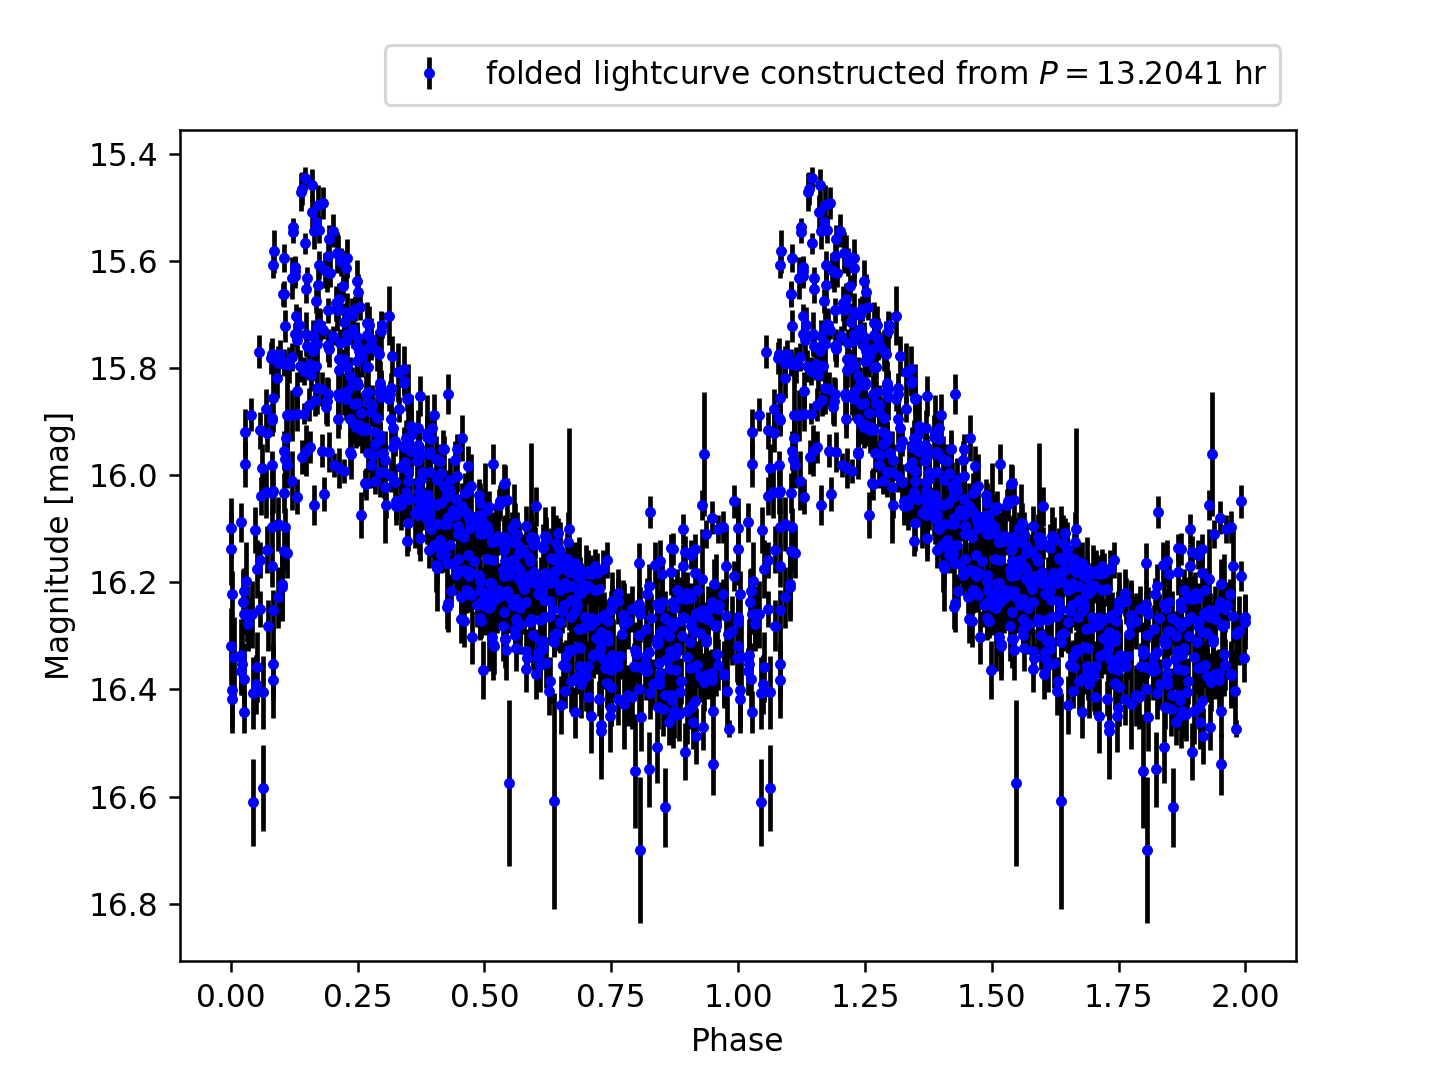

Write the Python code that produced this figure.
#!/usr/pkg/bin/python3.9

#
# Time-stamp: <2022/12/04 21:22:29 (CST) daisuke>
#

# importing argparse module
import argparse

# importing numpy module
import numpy

# importing matplotlib module
import matplotlib.figure
import matplotlib.backends.backend_agg

#
# command-line argument analysis
#

# constructing parser object
parser = argparse.ArgumentParser (description='making folded lightcurve')

# adding arguments
parser.add_argument ('-i', type=str, default="in.data", \
                     help='input data file name')
parser.add_argument ('-o', type=str, default="out.png", \
                     help='output figure file name')
parser.add_argument ('-p', type=float, default=1.0, \
                     help='trial period in hr')

# parsing arguments
args = parser.parse_args ()

#
# input parameters
#

# data file name
file_data = args.i

# output file name
file_fig = args.o

# trial period (day)
p_trial = args.p / 24.0

#
# reading data from file
#

# empty numpy arrays for storing data
data_mjd   = numpy.array ([])
data_mag   = numpy.array ([])
data_err   = numpy.array ([])
data_phase = numpy.array ([])

# opening file
with open (file_data, 'r') as fh:
    # reading file line-by-line
    for line in fh:
        # skipping line if the line starts with '#'
        if (line[0] == '#'):
            continue
        # removing line feed at the end of line
        line = line.strip ()
        # splitting data
        (mjd_str, mag_str, err_str) = line.split ()
        # conversion from string into float
        mjd = float (mjd_str)
        mag = float (mag_str)
        err = float (err_str)
        # appending the data at the end of numpy arrays
        data_mjd   = numpy.append (data_mjd, mjd)
        data_mag   = numpy.append (data_mag, mag)
        data_err   = numpy.append (data_err, err)

        # calculation of phase using trial period
        phase = (mjd - data_mjd[0]) / p_trial
        phase -= int (phase)
        data_phase = numpy.append (data_phase, phase)

#
# making a plot
#
        
# making objects "fig", "canvas", and "ax"
fig    = matplotlib.figure.Figure ()
canvas = matplotlib.backends.backend_agg.FigureCanvasAgg (fig)
ax     = fig.add_subplot (111)

# labels
ax.set_xlabel ('Phase')
ax.set_ylabel ('Magnitude [mag]')

# axes
ax.invert_yaxis ()

# plotting data
label = f"folded lightcurve constructed from $P = {p_trial * 24.0:6.4f}$ hr"
ax.errorbar (data_phase, data_mag, yerr=data_err, \
             linestyle='None', marker='.', markersize=5, color='blue', \
             ecolor='black', capsize=0, label=label)
ax.errorbar (data_phase + 1.0, data_mag, yerr=data_err, \
             linestyle='None', marker='.', markersize=5, color='blue', \
             ecolor='black', capsize=0)
ax.legend (bbox_to_anchor=(1.0, 1.12), loc='upper right')

# saving the plot into a file
fig.savefig (file_fig, dpi=225)
